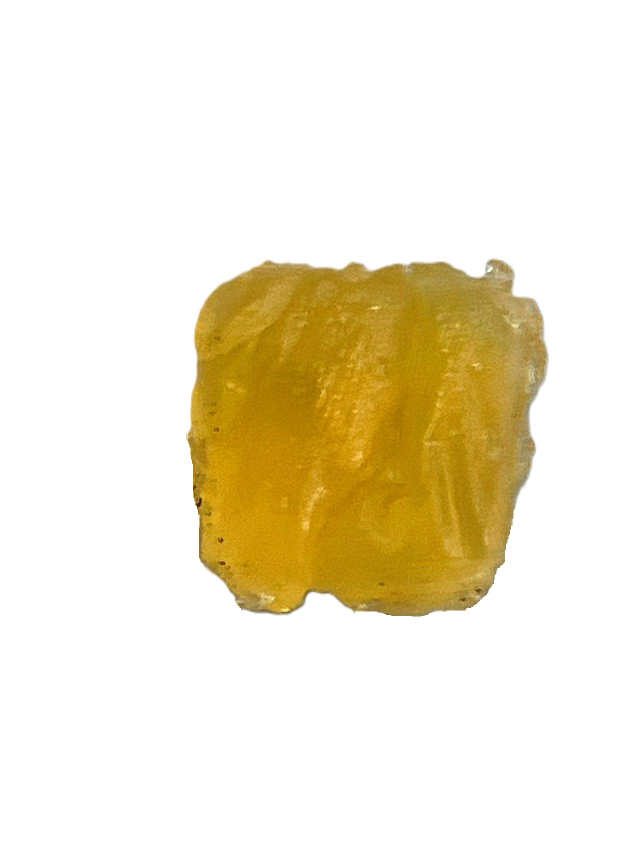
#> input picture ph test data/4.00.jpg, 1280 x 1707 px (shown at 1/2 size); its folder holds only this picture in this run
$ python 'ph test.py'
#> lines starting #> are read from the running program, lines starting #| are printed output that depends on the picture; after the words box and inside, x2 and y2 are one past the last pixel; in counts of white or black regions, pixels touching at a corner belong together
import csv
import matplotlib.pyplot as plt
import numpy as np
import os
import scipy.ndimage as nd
import skimage as ski
from natsort import natsorted
from scipy.optimize import curve_fit

# Fitting function
def func(rgb, a1, a2, b1, b2, c1, c2):
    return a1 * rgb[:, 0]**a2 + b1 * rgb[:, 1]**b2 + c1 * rgb[:, 2]**c2

# Get the curve-fit
def curve():
    # Experimental data points
    with open('ph test data.csv') as f:
        reader = csv.reader(f)
        rows = [row for row in reader]
    pH_values = np.array(rows[0])
    rgb_values = np.array([list(t) for t in list(zip([float(i) for i in rows[2]], [float(i) for i in rows[4]], [float(i) for i in rows[6]]))])
    # Perform the curve-fit
    popt, _ = curve_fit(func, rgb_values, pH_values, maxfev = 20000)
    return popt
    a1, a2, b1, b2, c1, c2 = popt

def mask_without_background(img):
  """Get a mask of the background."""
  elevation_map = ski.filters.sobel(img)
  elevation_map = (elevation_map * 255).astype(np.uint8)
  green_mask = (elevation_map[:, :, 2] < 100) & (elevation_map[:, :, 1] > 12) & (elevation_map[:, :, 0] < 150)
  anti_green_mask = (img[:, :, 2] < 100) & (img[:, :, 1] > 70) & (img[:, :, 0] < 100)
  mask = green_mask | anti_green_mask
  masked_image = np.ones_like(img) * 255
  masked_image[mask] = img[mask]
  return masked_image

def remove_background(img, preliminary_mask):
  """Remove the background."""
  # Turn the image to grayscale
  gray_image = ski.color.rgb2gray(preliminary_mask)
  # Denoise the image
  blurred_image = ski.filters.gaussian(gray_image, sigma=4)
  # Apply a threshold of 0.8 to the image
  threshold = 0.8
  binary_mask = blurred_image < threshold
  # Create an all zero values array with the same shape as our binary mask
  binary_mask_image = np.ones_like(img) * 255
  binary_mask_image[binary_mask] = 0
  # Label the objects
  labeled_image, _ = ski.measure.label(binary_mask, return_num=True)
  # Get the areas of the objects to remove small objects
  objects = ski.measure.regionprops(labeled_image)
  object_areas = [obj["area"] for obj in objects]
  if len(object_areas) > 2:
    largest = np.partition(object_areas, -1)[-1]
    # Remove small objects
    small_objects =[obj for obj in objects if obj.area<largest]
    for i in small_objects:
      labeled_image[i.bbox[0]:i.bbox[2], i.bbox[1]:i.bbox[3]]=0
  # Fill holes
  solid_labels = nd.binary_fill_holes(labeled_image).astype(int)
  # Final mask
  final_mask = solid_labels > 0
  # Output
  output_image = np.ones_like(img) * 255
  output_image[final_mask] = img[final_mask]
  return output_image

def load_images(folder_name):
  """Load images in the folder."""
  folder_path = os.path.join(os.getcwd(), folder_name)
  list_files = os.listdir(folder_path)
  list_files = natsorted(list_files)
  image_dict = {}
  for filename in list_files:
    file_path = os.path.join(folder_path, filename)
    image_dict[filename] = ski.io.imread(file_path)
  return image_dict

def average_rgb(img):
    """Get the average RGB of an image."""
    # Create a mask for white regions
    white_mask = np.all(img == [255, 255, 255], axis=-1)
    # Invert the mask to select non-white regions
    non_white_mask = ~white_mask
    # Extract non-white pixels from the image
    non_white_pixels = img[non_white_mask]
    # Calculate the average RGB values for non-white regions
    average_rgb = np.mean(non_white_pixels, axis=0)
    return average_rgb

def predict_pH(imgs):
  """Display the result."""
  # Count number
  number = len(imgs)
  if number < 1:
    return
  # Remove background
  image_names = list(imgs.keys())
  processed_images = {}
  for i in image_names:
    processed_images[i] = remove_background(imgs[i], mask_without_background(imgs[i]))
  # Display images
  fig = plt.figure(figsize=(8, 8))
  axes = np.zeros((2, number), dtype=object)
  for i in range(0, number):
    axes[0, i] = fig.add_subplot(2, number, 1+i)
    axes[0, i].axis("off")
    axes[0, i].imshow(processed_images[image_names[i]])
    axes[0, i].set_title(image_names[i][:-4])
  axes[1, 0] = fig.add_subplot(2, 1, 2)

  plt.show()

def main():
  image_dict = load_images('ph test data')
#> image_dict = 1 item
  predict_pH(image_dict)
#> in predict_pH, `number = len(imgs)`: number = 1
#> in predict_pH, `image_names = list(imgs.keys())`: image_names = ['4.00.jpg']
#> the loop in predict_pH, `for i in image_names:` made 1 pass
#> (i, threshold in remove_background, object_areas in remove_background) on pass 1: ('4.00.jpg', 0.8, [441642])
#> pass 1, in mask_without_background, `elevation_map = ski.filters.sobel(img)`:
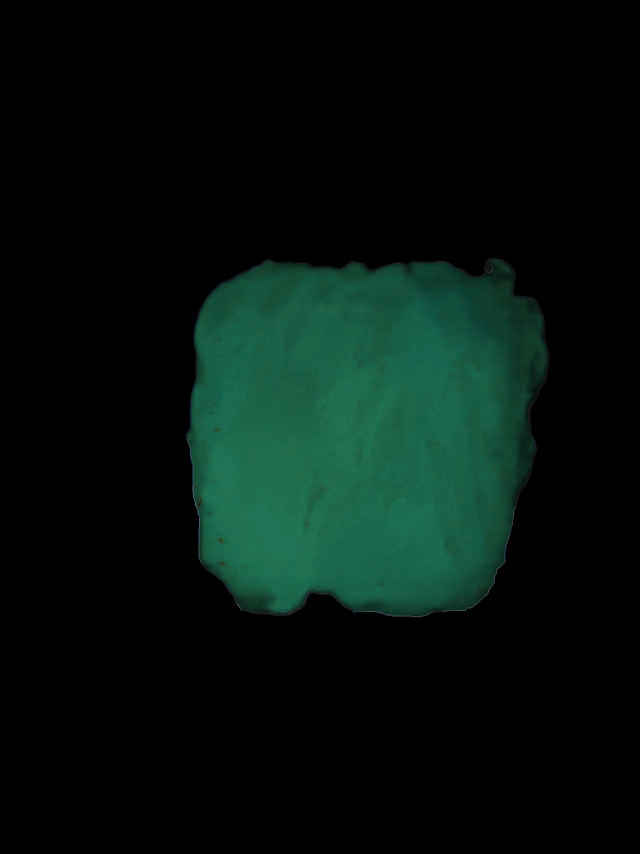
#> elevation_map: shape (1707, 1280, 3) float64 (shown at 1/2 size); mean R, G, B 0.0204, 0.0736, 0.0543
#> pass 1, in mask_without_background, `green_mask = (elevation_map[:, :, 2] < 100) & (elevation_map[:, :, 1] ..`:
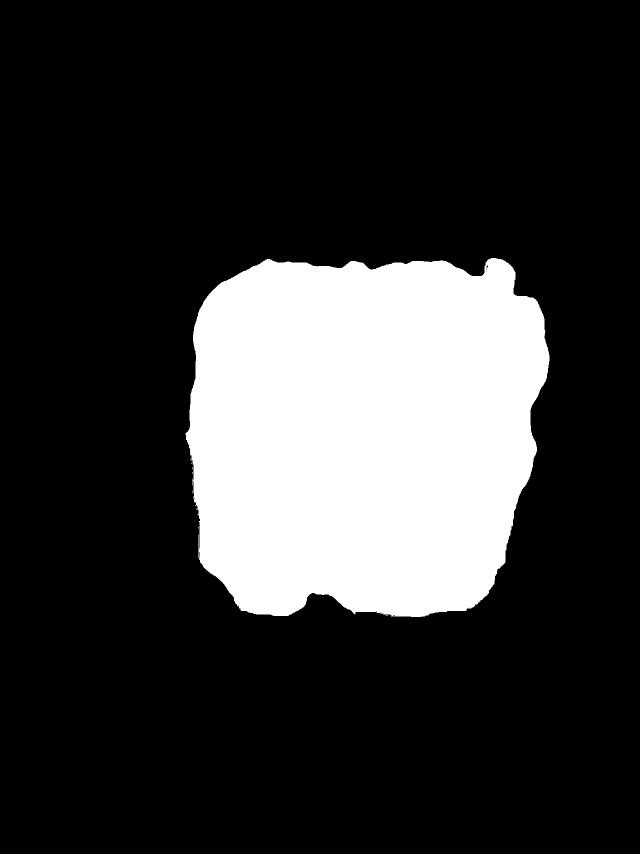
#> green_mask: shape (1707, 1280) bool (shown at 1/2 size); 20.4% white; 9 white regions (8 under 20 px), largest, box (x1, y1, x2, y2) and area: (371, 516, 1099, 1234) 446333
#> pass 1, in mask_without_background, `anti_green_mask = (img[:, :, 2] < 100) & (img[:, :, 1] > 70) & (img[:,..`:
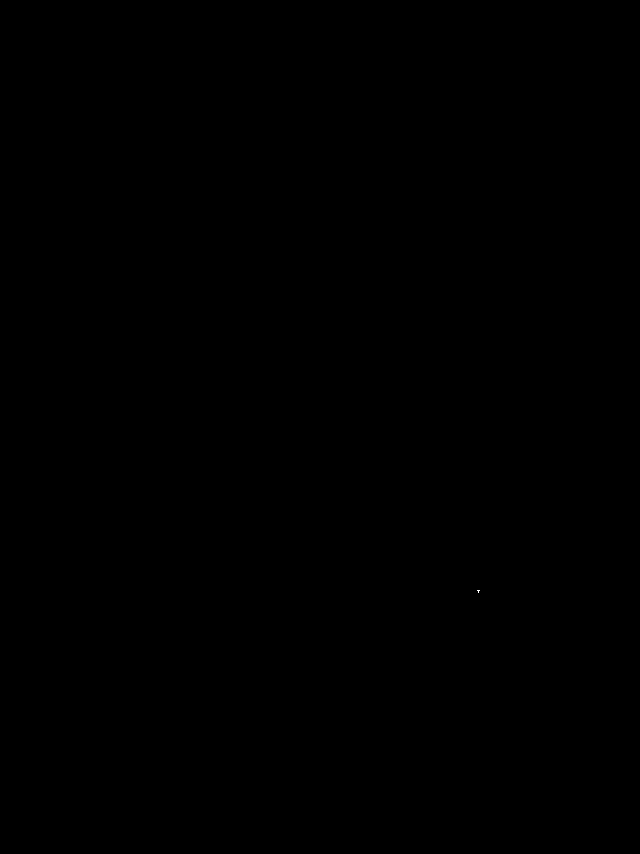
#> anti_green_mask: shape (1707, 1280) bool (shown at 1/2 size); 0% white in thin lines or dots, all inside (x1, y1, x2, y2) = (954, 1180, 960, 1185)
#> after the loop in predict_pH, `for i in image_names:`: processed_images = 1 item


if __name__ == "__main__":
    main()

$ run again, on ph test data/5.95.jpg
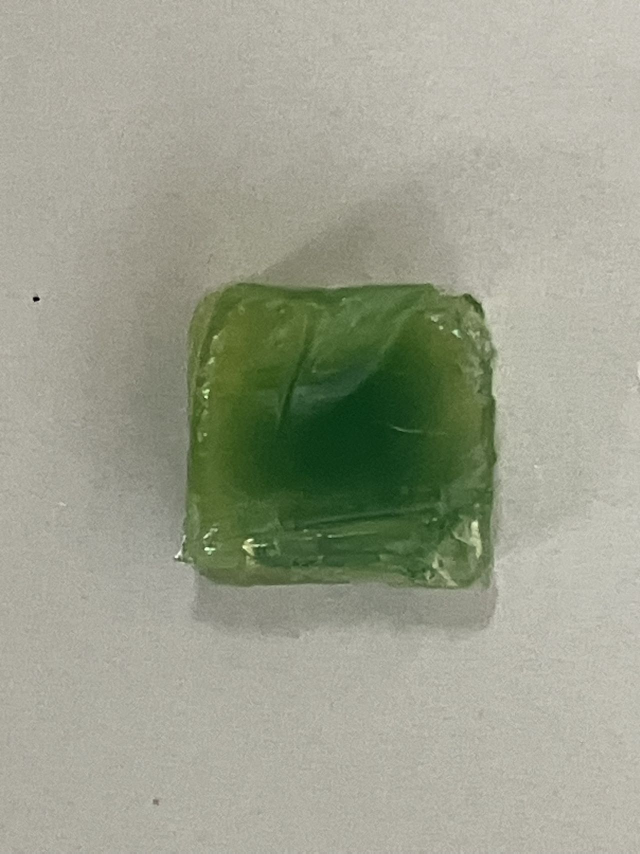
#> input picture ph test data/5.95.jpg, 1280 x 1707 px (shown at 1/2 size)
#> image_dict = 1 item
#> number = 1
#> image_names = ['5.95.jpg']
#> the loop in predict_pH, `for i in image_names:` made 1 pass
#> (i, threshold in remove_background, object_areas in remove_background, largest in remove_background) on pass 1: ('5.95.jpg', 0.8, [7, 1029, 315662, 126, 39, 19, 235, 42], 315662)
#> pass 1, in mask_without_background, `green_mask = (elevation_map[:, :, 2] < 100) & (elevation_map[:, :, 1] ..`:
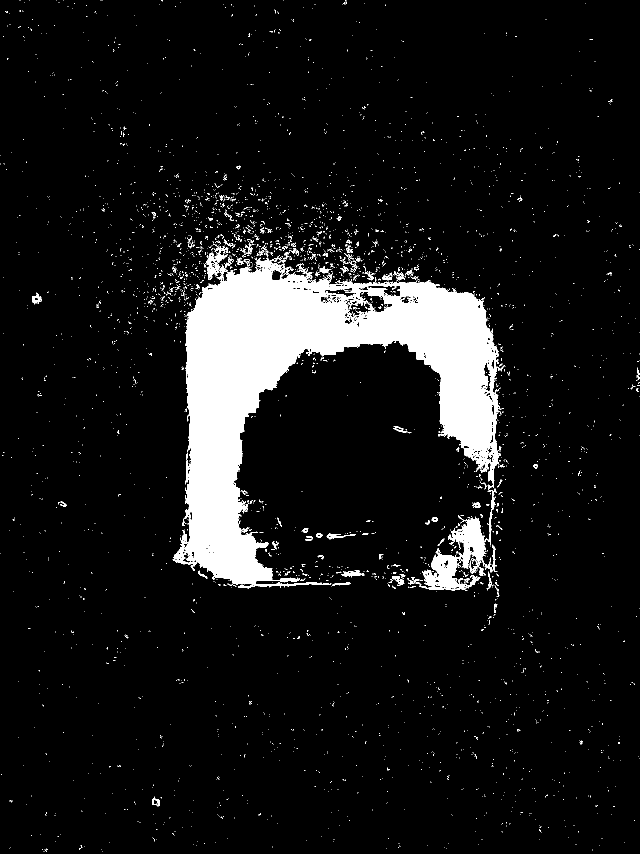
#> green_mask: shape (1707, 1280) bool (shown at 1/2 size); 8.5% white; 3729 white regions (3620 under 20 px), largest, box (x1, y1, x2, y2) and area: (345, 515, 1003, 1177) 160812, (838, 1033, 977, 1181) 7840, (410, 505, 440, 560) 632
#> after the loop in predict_pH, `for i in image_names:`: processed_images = 1 item
#> in predict_pH, `plt.show()`:
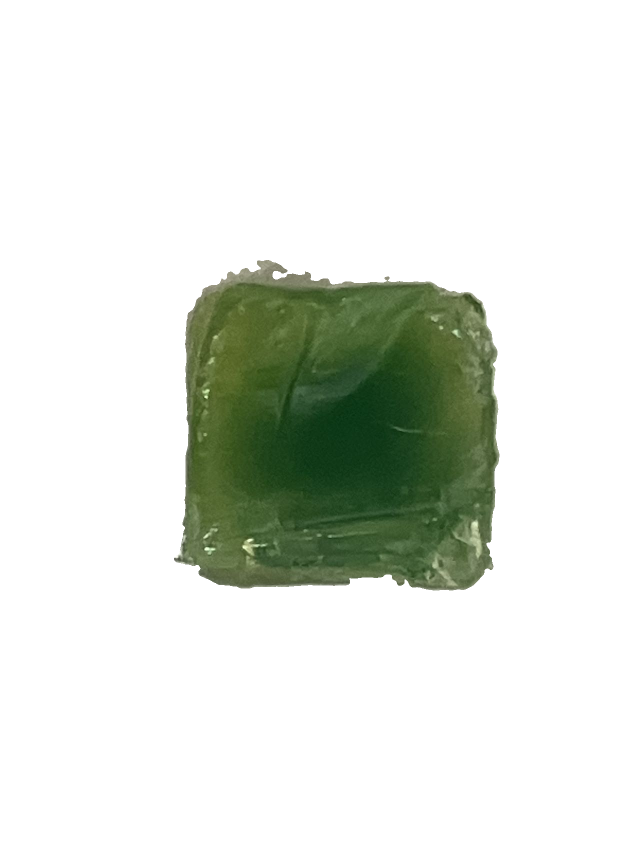
#> shown: shape (1707, 1280, 3) (shown at 1/2 size); mean R, G, B 223.4, 227.7, 220.4

$ run again, on ph test data/6.40.jpg
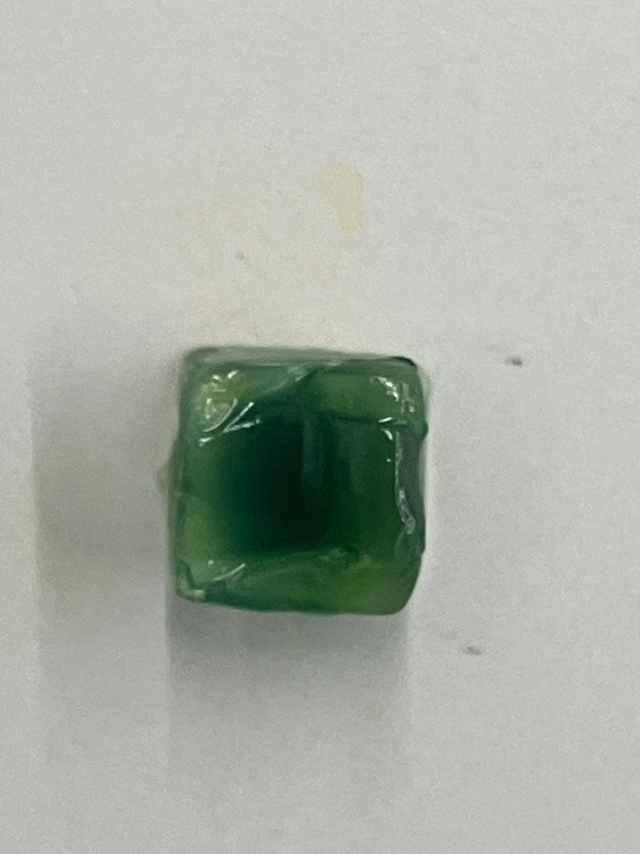
#> input picture ph test data/6.40.jpg, 1280 x 1707 px (shown at 1/2 size)
#> image_dict = 1 item
#> number = 1
#> image_names = ['6.40.jpg']
#> the loop in predict_pH, `for i in image_names:` made 1 pass
#> (i, threshold in remove_background, object_areas in remove_background, largest in remove_background) on pass 1: ('6.40.jpg', 0.8, [165, 21, 54, 1235, 176083, 4797, 586, 32], 176083)
#> pass 1, in mask_without_background, `green_mask = (elevation_map[:, :, 2] < 100) & (elevation_map[:, :, 1] ..`:
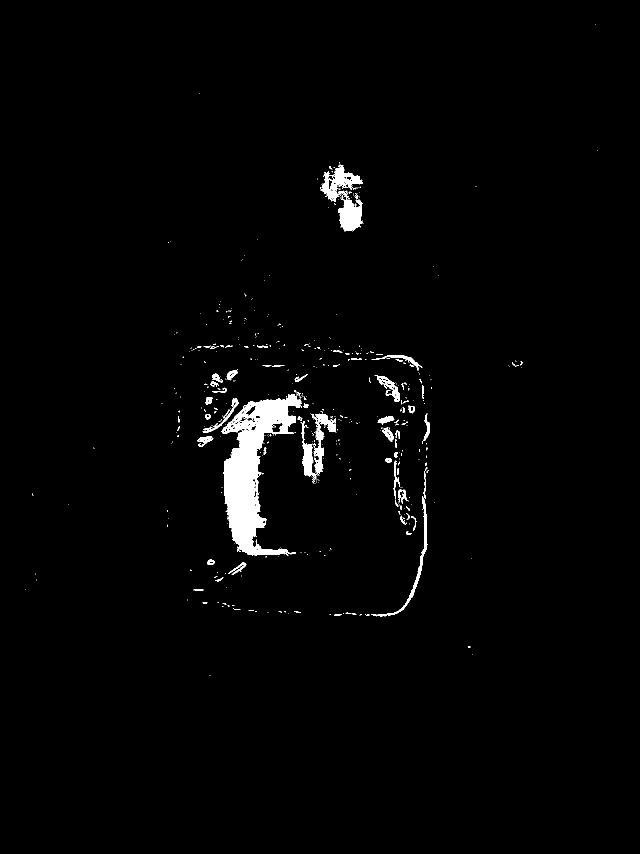
#> green_mask: shape (1707, 1280) bool (shown at 1/2 size); 1.8% white; 509 white regions (429 under 20 px), largest, box (x1, y1, x2, y2) and area: (442, 788, 603, 1112) 21170, (676, 381, 727, 463) 2369, (641, 328, 726, 404) 2150
#> after the loop in predict_pH, `for i in image_names:`: processed_images = 1 item
#> in predict_pH, `plt.show()`:
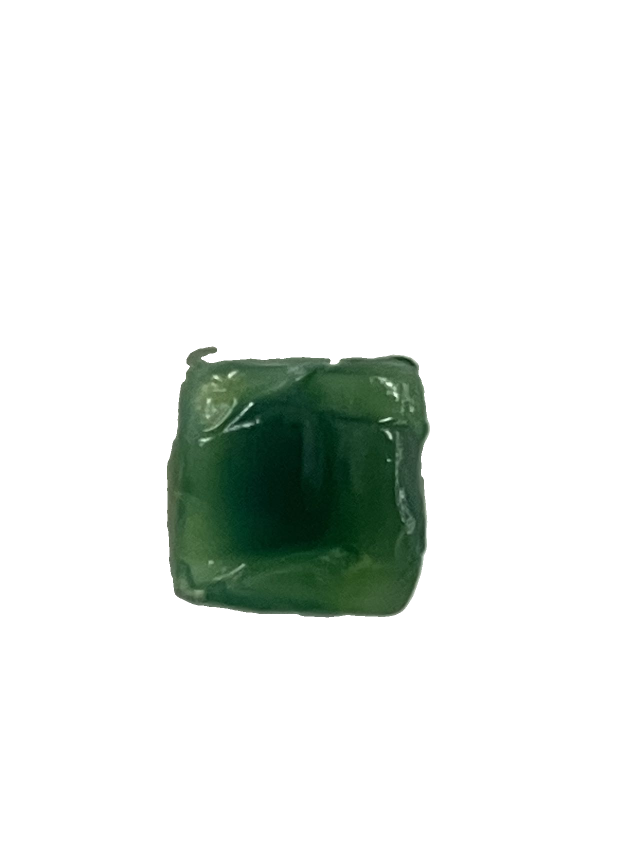
#> shown: shape (1707, 1280, 3) (shown at 1/2 size); mean R, G, B 230.1, 234.1, 231

$ run again, on ph test data/4.65.jpg
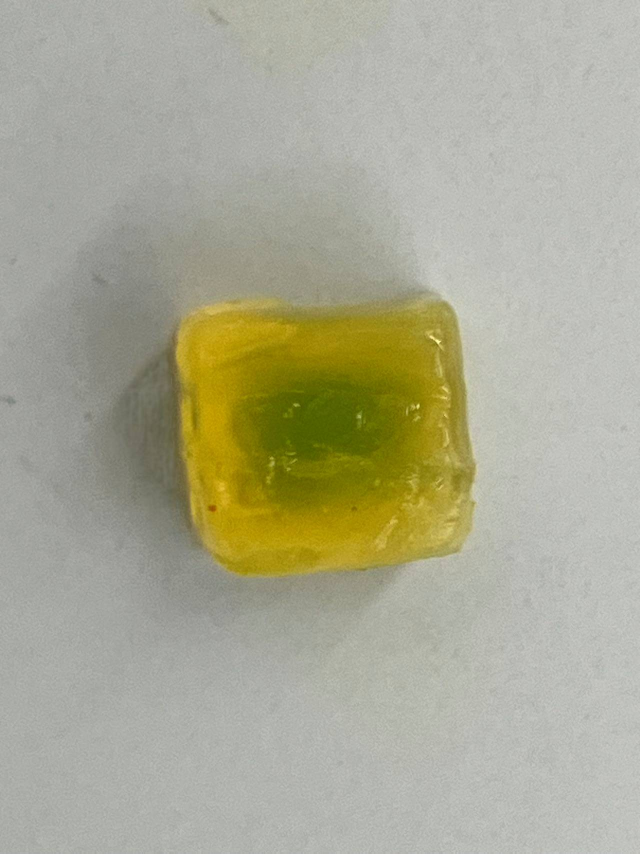
#> input picture ph test data/4.65.jpg, 1280 x 1707 px (shown at 1/2 size)
#> image_dict = 1 item
#> number = 1
#> image_names = ['4.65.jpg']
#> the loop in predict_pH, `for i in image_names:` made 1 pass
#> (i, threshold in remove_background, object_areas in remove_background, largest in remove_background) on pass 1: ('4.65.jpg', 0.8, [28, 347125, 15, 35, 47, 19], 347125)
#> pass 1, in mask_without_background, `green_mask = (elevation_map[:, :, 2] < 100) & (elevation_map[:, :, 1] ..`:
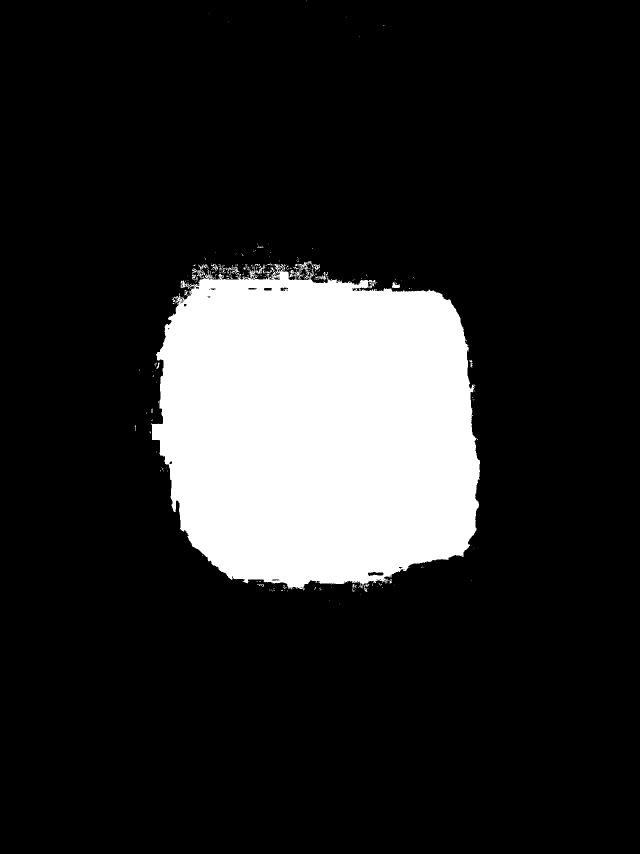
#> green_mask: shape (1707, 1280) bool (shown at 1/2 size); 16% white; 264 white regions (234 under 20 px), largest, box (x1, y1, x2, y2) and area: (302, 522, 960, 1180) 347116, (394, 529, 415, 556) 163, (361, 561, 379, 578) 122
#> after the loop in predict_pH, `for i in image_names:`: processed_images = 1 item
#> in predict_pH, `plt.show()`:
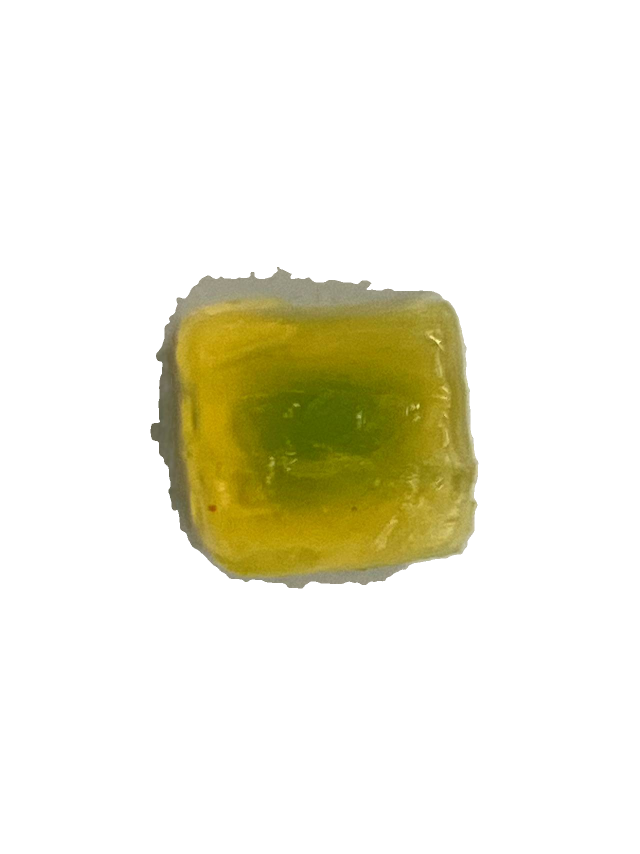
#> shown: shape (1707, 1280, 3) (shown at 1/2 size); mean R, G, B 238.3, 236.2, 219.9
